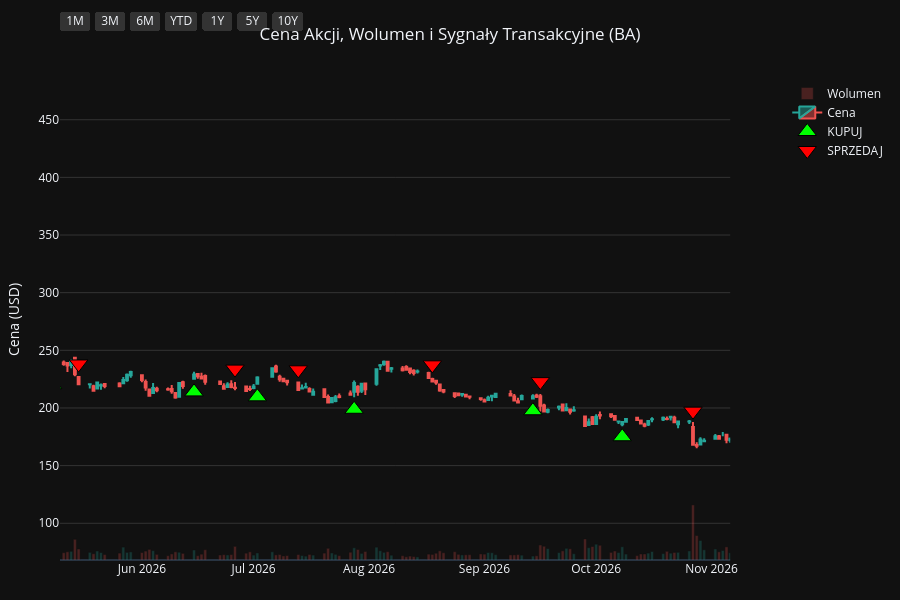
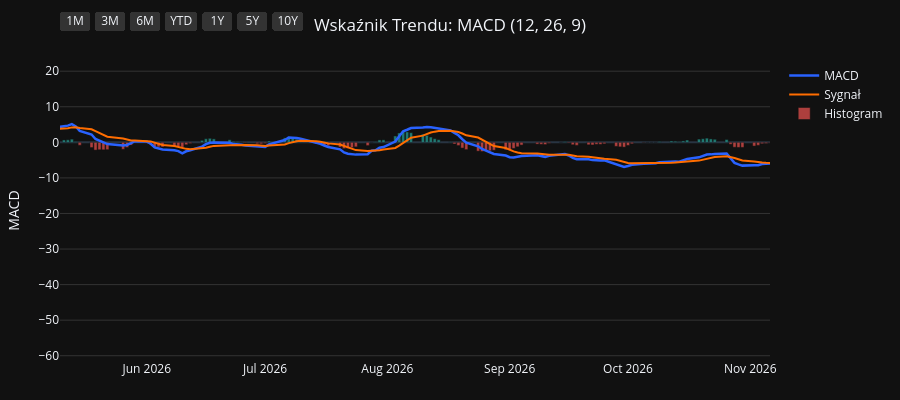
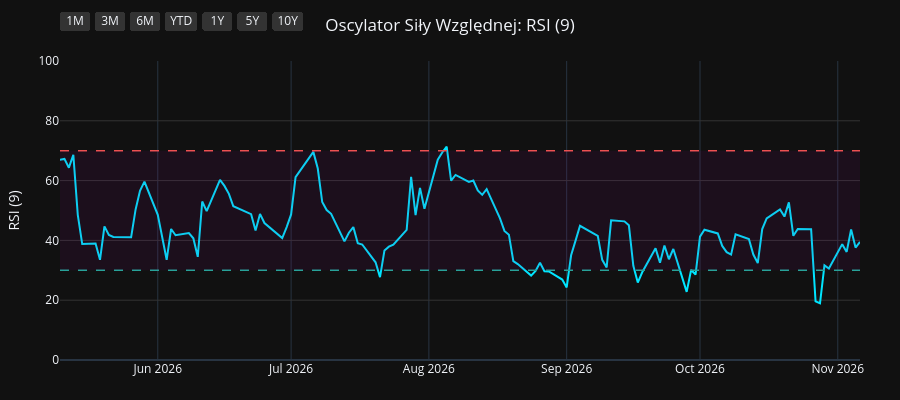
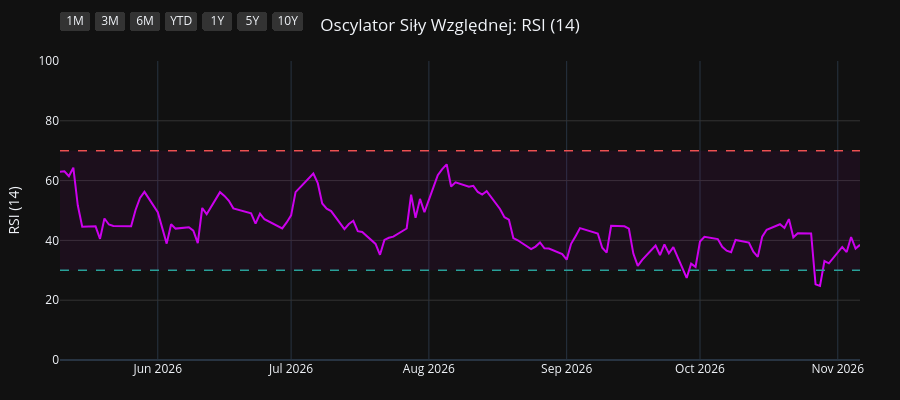

Source (notebook cell) for these figures, in order:
### Code cell
import os
import yfinance as yf
import pandas as pd
import pandas_ta as ta
import plotly.graph_objects as go
from plotly.subplots import make_subplots

# 1. Pobranie i przygotowanie danych
symbol = os.environ.get("STOCK_TICKER", "").strip().upper()
if not symbol:
    raise RuntimeError("Set STOCK_TICKER before running price_extractor.ipynb")
df = yf.Ticker(symbol).history(period="10y")
df.index = df.index.tz_localize(None)

# Wskaźniki i sygnały
df.ta.macd(fast=12, slow=26, signal=9, append=True)
df.ta.rsi(length=9, append=True)
df.ta.rsi(length=14, append=True)
df.ta.rsi(length=21, append=True)
df.dropna(inplace=True)

macd = df['MACD_12_26_9']
signal = df['MACDs_12_26_9']
wczorajszy_macd = macd.shift(1)
wczorajszy_signal = signal.shift(1)

df['Decyzja'] = 'BRAK'
df.loc[(macd > signal) & (wczorajszy_macd <= wczorajszy_signal), 'Decyzja'] = 'KUPUJ'
df.loc[(macd < signal) & (wczorajszy_macd >= wczorajszy_signal), 'Decyzja'] = 'SPRZEDAJ'

df_kupuj = df[df['Decyzja'] == 'KUPUJ']
df_sprzedaj = df[df['Decyzja'] == 'SPRZEDAJ']
df_dywidendy = df[df['Dividends'] > 0]
df_splity = df[df['Stock Splits'] > 0]

# Wspólna konfiguracja osi X
konfiguracja_osi_x = dict(
    type="date",
    showspikes=True, spikemode="across", spikesnap="cursor", spikedash="dot", spikecolor="#ffffff", spikethickness=1, hoverformat="%Y-%m-%d",
    rangeselector=dict(
        buttons=list([
            dict(count=1, label="1M", step="month", stepmode="backward"),
            dict(count=3, label="3M", step="month", stepmode="backward"),
            dict(count=6, label="6M", step="month", stepmode="backward"),
            dict(count=1, label="YTD", step="year", stepmode="todate"),
            dict(count=1, label="1Y", step="year", stepmode="backward"),
            dict(count=5, label="5Y", step="year", stepmode="backward"),
            dict(step="all", label="10Y")
        ]),
        bgcolor="#333333", activecolor="#2962ff", x=0, y=1.1
    )
)

# ==========================================
# WYKRES 1: CENA + WOLUMEN + SYGNAŁY
# ==========================================
fig1 = make_subplots(specs=[[{"secondary_y": True}]])

kolory_wolumenu = ['#26a69a' if row['Close'] >= row['Open'] else '#ef5350' for index, row in df.iterrows()]
fig1.add_trace(go.Bar(x=df.index, y=df['Volume'], marker_color=kolory_wolumenu, opacity=0.25, name='Wolumen'), secondary_y=True)
fig1.add_trace(go.Candlestick(x=df.index, open=df['Open'], high=df['High'], low=df['Low'], close=df['Close'], name='Cena', increasing_line_color='#26a69a', decreasing_line_color='#ef5350'), secondary_y=False)
fig1.add_trace(go.Scatter(x=df_kupuj.index, y=df_kupuj['Low'] * 0.95, customdata=df_kupuj[['Low', 'High']], mode='markers', marker=dict(symbol='triangle-up', size=16, color='#00ff00', line=dict(width=1, color='black')), name='KUPUJ', hovertemplate='KUPUJ<br>Najniższa: %{customdata[0]:.2f}<br>Najwyższa: %{customdata[1]:.2f}<extra></extra>'), secondary_y=False)
fig1.add_trace(go.Scatter(x=df_sprzedaj.index, y=df_sprzedaj['High'] * 1.05, customdata=df_sprzedaj[['Low', 'High']], mode='markers', marker=dict(symbol='triangle-down', size=16, color='#ff0000', line=dict(width=1, color='black')), name='SPRZEDAJ', hovertemplate='SPRZEDAJ<br>Najniższa: %{customdata[0]:.2f}<br>Najwyższa: %{customdata[1]:.2f}<extra></extra>'), secondary_y=False)

if not df_dywidendy.empty:
    fig1.add_trace(go.Scatter(x=df_dywidendy.index, y=df_dywidendy['Low'] * 0.90, mode='markers+text', marker=dict(symbol='circle', size=12, color='#29b6f6', line=dict(width=1, color='white')), text=df_dywidendy['Dividends'].apply(lambda x: f"{x}$"), textposition="bottom center", name='Dywidenda', showlegend=False, hovertemplate='Dywidenda: %{text}<extra></extra>', textfont=dict(color="#29b6f6")), secondary_y=False)
if not df_splity.empty:
                    fig1.add_trace(go.Scatter(x=df_splity.index, y=df_splity['High'], mode='markers+text', marker=dict(symbol='star', size=16, color='#ffee58', line=dict(width=1, color='black')), text=df_splity['Stock Splits'].apply(lambda x: f"{x:g}:1" if x >= 1 else f"1:{1 / x:g}"), textposition="top center", name='Split', hovertemplate='%{text}<extra></extra>', textfont=dict(color="#ffee58")), secondary_y=False)

fig1.update_layout(title=dict(text=f"Cena Akcji, Wolumen i Sygnały Transakcyjne ({symbol})", x=0.5, xanchor='center'), dragmode='pan', xaxis_rangeslider_visible=False, template='plotly_dark', height=600, hovermode='x unified', margin=dict(l=60, r=40, t=60, b=40))
fig1.update_xaxes(**konfiguracja_osi_x)
fig1.update_xaxes(range=[df.index.max() - pd.Timedelta(days=180), df.index.max()])
fig1.update_yaxes(title_text="Cena (USD)", secondary_y=False, gridcolor='#333333')
fig1.update_yaxes(range=[0, df['Volume'].max() * 4], showgrid=False, showticklabels=False, secondary_y=True)
fig1.show(config={'scrollZoom': True})

# ==========================================
# WYKRES 2: WSKAŹNIK MACD
# ==========================================
fig2 = go.Figure()
fig2.add_trace(go.Scatter(x=df.index, y=df['MACD_12_26_9'], line=dict(color='#2962ff', width=2.5), name='MACD'))
fig2.add_trace(go.Scatter(x=df.index, y=df['MACDs_12_26_9'], line=dict(color='#ff6d00', width=2), name='Sygnał'))
kolory_macd = ['#26a69a' if val >= 0 else '#ef5350' for val in df['MACDh_12_26_9']]
fig2.add_trace(go.Bar(x=df.index, y=df['MACDh_12_26_9'], marker_color=kolory_macd, name='Histogram', opacity=0.7))
fig2.update_layout(title=dict(text="Wskaźnik Trendu: MACD (12, 26, 9)", x=0.5, xanchor='center'), dragmode='pan', xaxis_rangeslider_visible=False, template='plotly_dark', height=400, hovermode='x unified', margin=dict(l=60, r=40, t=60, b=40))
fig2.update_xaxes(**konfiguracja_osi_x)
fig2.update_xaxes(range=[df.index.max() - pd.Timedelta(days=180), df.index.max()])
fig2.update_yaxes(title_text="MACD", gridcolor='#333333')
fig2.show(config={'scrollZoom': True})

# ==========================================
# WYKRES 3: OSCYLATOR RSI (9)
# ==========================================
fig3 = go.Figure()
fig3.add_trace(go.Scatter(x=df.index, y=df['RSI_9'], line=dict(color='#00e5ff', width=2), name='RSI (9)'))
fig3.add_hline(y=70, line_dash="dash", line_color="#ef5350", line_width=1.5)
fig3.add_hline(y=30, line_dash="dash", line_color="#26a69a", line_width=1.5)
fig3.add_hrect(y0=30, y1=70, line_width=0, fillcolor="purple", opacity=0.1)
fig3.update_layout(title=dict(text="Oscylator Siły Względnej: RSI (9)", x=0.5, xanchor='center'), dragmode='pan', xaxis_rangeslider_visible=False, template='plotly_dark', height=400, hovermode='x unified', margin=dict(l=60, r=40, t=60, b=40))
fig3.update_xaxes(**konfiguracja_osi_x)
fig3.update_xaxes(range=[df.index.max() - pd.Timedelta(days=180), df.index.max()])
fig3.update_yaxes(title_text="RSI (9)", range=[0, 100], gridcolor='#333333')
fig3.show(config={'scrollZoom': True})

# ==========================================
# WYKRES 4: OSCYLATOR RSI (14)
# ==========================================
fig4 = go.Figure()
fig4.add_trace(go.Scatter(x=df.index, y=df['RSI_14'], line=dict(color='#d500f9', width=2), name='RSI (14)'))
fig4.add_hline(y=70, line_dash="dash", line_color="#ef5350", line_width=1.5)
fig4.add_hline(y=30, line_dash="dash", line_color="#26a69a", line_width=1.5)
fig4.add_hrect(y0=30, y1=70, line_width=0, fillcolor="purple", opacity=0.1)
fig4.update_layout(title=dict(text="Oscylator Siły Względnej: RSI (14)", x=0.5, xanchor='center'), dragmode='pan', xaxis_rangeslider_visible=False, template='plotly_dark', height=400, hovermode='x unified', margin=dict(l=60, r=40, t=60, b=40))
fig4.update_xaxes(**konfiguracja_osi_x)
fig4.update_xaxes(range=[df.index.max() - pd.Timedelta(days=180), df.index.max()])
fig4.update_yaxes(title_text="RSI (14)", range=[0, 100], gridcolor='#333333')
fig4.show(config={'scrollZoom': True})

# ==========================================
# WYKRES 5: OSCYLATOR RSI (21)
# ==========================================
fig5 = go.Figure()
fig5.add_trace(go.Scatter(x=df.index, y=df['RSI_21'], line=dict(color='#64dd17', width=2), name='RSI (21)'))
fig5.add_hline(y=70, line_dash="dash", line_color="#ef5350", line_width=1.5)
fig5.add_hline(y=30, line_dash="dash", line_color="#26a69a", line_width=1.5)
fig5.add_hrect(y0=30, y1=70, line_width=0, fillcolor="purple", opacity=0.1)
fig5.update_layout(title=dict(text="Oscylator Siły Względnej: RSI (21)", x=0.5, xanchor='center'), dragmode='pan', xaxis_rangeslider_visible=False, template='plotly_dark', height=400, hovermode='x unified', margin=dict(l=60, r=40, t=60, b=40))
fig5.update_xaxes(**konfiguracja_osi_x)
fig5.update_xaxes(range=[df.index.max() - pd.Timedelta(days=180), df.index.max()])
fig5.update_yaxes(title_text="RSI (21)", range=[0, 100], gridcolor='#333333')
fig5.show(config={'scrollZoom': True})

### Figure 1 — Plotly figure (JSON) as saved in the notebook; plotly's stock layout.template omitted (floating-point values rounded to 4 significant figures; data arrays with more than 128 entries replaced by an {"elided": "..."} marker saying what was removed)
{"data": [{"marker": {"color": {"elided": "2481 str values"}}, "name": "Wolumen", "opacity": 0.25, "type": "bar", "x": {"elided": "2481 str values"}, "xaxis": "x", "y": {"elided": "2481 int values"}, "yaxis": "y2"}, {"close": {"elided": "2481 float values"}, "decreasing": {"line": {"color": "#ef5350"}}, "high": {"elided": "2481 float values"}, "increasing": {"line": {"color": "#26a69a"}}, "low": {"elided": "2481 float values"}, "name": "Cena", "open": {"elided": "2481 float values"}, "type": "candlestick", "x": {"elided": "2481 str values"}, "xaxis": "x", "yaxis": "y"}, {"customdata": {"elided": "85x2 float values"}, "hovertemplate": "KUPUJ<br>Najniższa: %{customdata[0]:.2f}<br>Najwyższa: %{customdata[1]:.2f}<extra></extra>", "marker": {"color": "#00ff00", "line": {"color": "black", "width": 1}, "size": 16, "symbol": "triangle-up"}, "mode": "markers", "name": "KUPUJ", "type": "scatter", "x": ["2017-01-25T00:00:00", "2017-02-10T00:00:00", "2017-04-21T00:00:00", "2017-05-25T00:00:00", "2017-07-10T00:00:00", "2017-09-15T00:00:00", "2017-11-08T00:00:00", "2017-11-21T00:00:00", "2018-01-08T00:00:00", "2018-02-01T00:00:00", "2018-02-26T00:00:00", "2018-04-05T00:00:00", "2018-05-07T00:00:00", "2018-07-10T00:00:00", "2018-08-21T00:00:00", "2018-09-06T00:00:00", "2018-09-12T00:00:00", "2018-11-05T00:00:00", "2018-11-30T00:00:00", "2018-12-28T00:00:00", "2019-02-27T00:00:00", "2019-04-01T00:00:00", "2019-04-15T00:00:00", "2019-05-21T00:00:00", "2019-06-05T00:00:00", "2019-07-16T00:00:00", "2019-08-20T00:00:00", "2019-11-05T00:00:00", "2020-01-03T00:00:00", "2020-01-30T00:00:00", "2020-03-26T00:00:00", "2020-08-10T00:00:00", "2020-08-24T00:00:00", "2020-09-29T00:00:00", "2020-11-09T00:00:00", "2021-02-04T00:00:00", "2021-05-21T00:00:00", "2021-07-28T00:00:00", "2021-09-03T00:00:00", "2021-09-17T00:00:00", "2021-09-22T00:00:00", "2021-11-04T00:00:00", "2021-12-08T00:00:00", "2021-12-22T00:00:00", "2022-02-07T00:00:00", "2022-03-17T00:00:00", "2022-04-19T00:00:00", "2022-05-25T00:00:00", "2022-10-06T00:00:00", "2022-12-21T00:00:00", "2023-01-04T00:00:00", "2023-03-29T00:00:00", "2023-05-15T00:00:00", "2023-07-11T00:00:00", "2023-07-26T00:00:00", "2023-10-10T00:00:00", "2024-02-02T00:00:00", "2024-03-22T00:00:00", "2024-04-26T00:00:00", "2024-06-04T00:00:00", "2024-07-01T00:00:00", "2024-07-16T00:00:00", "2024-07-26T00:00:00", "2024-08-16T00:00:00", "2024-09-27T00:00:00", "2024-11-01T00:00:00", "2024-11-22T00:00:00", "2025-01-28T00:00:00", "2025-01-30T00:00:00", "2025-02-05T00:00:00", "2025-03-19T00:00:00", "2025-04-16T00:00:00", "2025-07-02T00:00:00", "2025-08-15T00:00:00", "2025-08-27T00:00:00", "2025-10-01T00:00:00", "2025-10-20T00:00:00", "2025-11-28T00:00:00", "2026-04-01T00:00:00", "2026-05-08T00:00:00", "2026-06-15T00:00:00", "2026-07-02T00:00:00", "2026-07-28T00:00:00", "2026-09-14T00:00:00", "2026-10-08T00:00:00"], "xaxis": "x", "y": [143.8, 146.1, 159.4, 166.1, 181.0, 221.7, 238.9, 239.7, 276.8, 318.7, 325.9, 300.5, 305.0, 313.4, 321.3, 318.5, 316.7, 327.6, 311.6, 290.9, 396.3, 355.4, 346.7, 331.1, 310.2, 337.0, 308.8, 331.6, 311.9, 300.0, 158.8, 162.8, 159.5, 153.9, 163.6, 197.6, 219.8, 219.8, 206.6, 201.3, 199.2, 201.3, 197.3, 188.0, 195.1, 176.0, 171.3, 112.8, 123.3, 180.2, 185.4, 195.6, 188.7, 200.8, 210.7, 179.3, 196.0, 178.8, 156.7, 174.1, 173.1, 170.2, 175.4, 167.5, 146.7, 143.7, 136.3, 165.3, 165.0, 166.7, 156.8, 145.9, 197.8, 219.9, 220.8, 203.0, 203.8, 177.6, 193.3, 220.2, 214.0, 209.6, 198.9, 197.6, 175.0], "yaxis": "y"}, {"customdata": {"elided": "85x2 float values"}, "hovertemplate": "SPRZEDAJ<br>Najniższa: %{customdata[0]:.2f}<br>Najwyższa: %{customdata[1]:.2f}<extra></extra>", "marker": {"color": "#ff0000", "line": {"color": "black", "width": 1}, "size": 16, "symbol": "triangle-down"}, "mode": "markers", "name": "SPRZEDAJ", "type": "scatter", "x": ["2017-02-02T00:00:00", "2017-03-09T00:00:00", "2017-05-15T00:00:00", "2017-06-29T00:00:00", "2017-08-10T00:00:00", "2017-10-02T00:00:00", "2017-11-10T00:00:00", "2017-12-27T00:00:00", "2018-01-29T00:00:00", "2018-02-02T00:00:00", "2018-03-01T00:00:00", "2018-05-01T00:00:00", "2018-06-14T00:00:00", "2018-08-02T00:00:00", "2018-08-31T00:00:00", "2018-09-10T00:00:00", "2018-10-10T00:00:00", "2018-11-14T00:00:00", "2018-12-11T00:00:00", "2019-02-26T00:00:00", "2019-03-04T00:00:00", "2019-04-10T00:00:00", "2019-05-07T00:00:00", "2019-06-03T00:00:00", "2019-07-02T00:00:00", "2019-07-25T00:00:00", "2019-09-27T00:00:00", "2019-12-02T00:00:00", "2020-01-21T00:00:00", "2020-02-24T00:00:00", "2020-06-19T00:00:00", "2020-08-20T00:00:00", "2020-09-03T00:00:00", "2020-10-26T00:00:00", "2020-12-14T00:00:00", "2021-03-23T00:00:00", "2021-06-14T00:00:00", "2021-08-18T00:00:00", "2021-09-07T00:00:00", "2021-09-20T00:00:00", "2021-10-14T00:00:00", "2021-11-22T00:00:00", "2021-12-13T00:00:00", "2022-01-21T00:00:00", "2022-02-22T00:00:00", "2022-04-06T00:00:00", "2022-04-25T00:00:00", "2022-08-17T00:00:00", "2022-11-28T00:00:00", "2022-12-22T00:00:00", "2023-01-19T00:00:00", "2023-04-14T00:00:00", "2023-06-21T00:00:00", "2023-07-17T00:00:00", "2023-08-15T00:00:00", "2023-12-26T00:00:00", "2024-03-12T00:00:00", "2024-04-09T00:00:00", "2024-05-24T00:00:00", "2024-06-13T00:00:00", "2024-07-15T00:00:00", "2024-07-18T00:00:00", "2024-08-02T00:00:00", "2024-09-03T00:00:00", "2024-10-31T00:00:00", "2024-11-06T00:00:00", "2025-01-02T00:00:00", "2025-01-29T00:00:00", "2025-02-03T00:00:00", "2025-02-20T00:00:00", "2025-04-03T00:00:00", "2025-05-23T00:00:00", "2025-07-29T00:00:00", "2025-08-19T00:00:00", "2025-09-04T00:00:00", "2025-10-15T00:00:00", "2025-10-30T00:00:00", "2026-01-27T00:00:00", "2026-05-04T00:00:00", "2026-05-15T00:00:00", "2026-06-26T00:00:00", "2026-07-13T00:00:00", "2026-08-18T00:00:00", "2026-09-16T00:00:00", "2026-10-27T00:00:00"], "xaxis": "x", "y": [159.6, 179.3, 182.2, 197.6, 235.0, 254.8, 262.7, 297.0, 344.7, 355.4, 364.8, 335.8, 371.5, 354.4, 351.2, 356.2, 389.8, 363.1, 341.3, 439.9, 455.8, 378.2, 377.1, 349.7, 367.9, 368.9, 404.4, 383.5, 340.9, 337.8, 207.9, 179.4, 189.9, 173.8, 249.5, 263.9, 261.7, 234.8, 227.5, 223.1, 233.3, 225.8, 213.0, 224.5, 217.2, 189.6, 184.9, 178.3, 186.0, 203.9, 220.2, 214.5, 223.6, 224.9, 247.3, 276.9, 198.0, 192.2, 183.6, 193.1, 192.9, 196.7, 184.2, 178.1, 162.2, 160.9, 188.1, 191.7, 187.1, 195.1, 168.2, 213.4, 254.8, 244.1, 244.8, 226.7, 220.8, 267.1, 239.3, 238.2, 233.7, 233.1, 237.4, 222.8, 197.3], "yaxis": "y"}, {"hovertemplate": "Dywidenda: %{text}<extra></extra>", "marker": {"color": "#29b6f6", "line": {"color": "white", "width": 1}, "size": 12, "symbol": "circle"}, "mode": "markers+text", "name": "Dywidenda", "showlegend": false, "text": ["1.42$", "1.42$", "1.42$", "1.42$", "1.71$", "1.71$", "1.71$", "1.71$", "2.055$", "2.055$", "2.055$", "2.055$", "2.055$"], "textfont": {"color": "#29b6f6"}, "textposition": "bottom center", "type": "scatter", "x": ["2017-02-08T00:00:00", "2017-05-10T00:00:00", "2017-08-09T00:00:00", "2017-11-09T00:00:00", "2018-02-08T00:00:00", "2018-05-10T00:00:00", "2018-08-09T00:00:00", "2018-11-08T00:00:00", "2019-02-07T00:00:00", "2019-05-09T00:00:00", "2019-08-08T00:00:00", "2019-11-07T00:00:00", "2020-02-13T00:00:00"], "xaxis": "x", "y": [137.8, 151.1, 199.7, 222.6, 283.9, 296.6, 298.7, 319.7, 353.6, 307.2, 292.5, 317.7, 308.4], "yaxis": "y"}], "layout": {"dragmode": "pan", "height": 600, "hovermode": "x unified", "margin": {"b": 40, "l": 60, "r": 40, "t": 60}, "title": {"text": "Cena Akcji, Wolumen i Sygnały Transakcyjne (BA)", "x": 0.5, "xanchor": "center"}, "xaxis": {"anchor": "y", "domain": [0.0, 0.94], "hoverformat": "%Y-%m-%d", "range": ["2026-05-10T00:00:00", "2026-11-06T00:00:00"], "rangeselector": {"activecolor": "#2962ff", "bgcolor": "#333333", "buttons": [{"count": 1, "label": "1M", "step": "month", "stepmode": "backward"}, {"count": 3, "label": "3M", "step": "month", "stepmode": "backward"}, {"count": 6, "label": "6M", "step": "month", "stepmode": "backward"}, {"count": 1, "label": "YTD", "step": "year", "stepmode": "todate"}, {"count": 1, "label": "1Y", "step": "year", "stepmode": "backward"}, {"count": 5, "label": "5Y", "step": "year", "stepmode": "backward"}, {"label": "10Y", "step": "all"}], "x": 0, "y": 1.1}, "rangeslider": {"visible": false}, "showspikes": true, "spikecolor": "#ffffff", "spikedash": "dot", "spikemode": "across", "spikesnap": "cursor", "spikethickness": 1, "type": "date"}, "yaxis": {"anchor": "x", "domain": [0.0, 1.0], "gridcolor": "#333333", "title": {"text": "Cena (USD)"}}, "yaxis2": {"anchor": "x", "overlaying": "y", "range": [0, 412851200], "showgrid": false, "showticklabels": false, "side": "right"}}}

### Figure 2 — Plotly figure (JSON) as saved in the notebook; plotly's stock layout.template omitted (floating-point values rounded to 4 significant figures; data arrays with more than 128 entries replaced by an {"elided": "..."} marker saying what was removed)
{"data": [{"line": {"color": "#2962ff", "width": 2.5}, "name": "MACD", "type": "scatter", "x": {"elided": "2481 str values"}, "y": {"elided": "2481 float values"}}, {"line": {"color": "#ff6d00", "width": 2}, "name": "Sygnał", "type": "scatter", "x": {"elided": "2481 str values"}, "y": {"elided": "2481 float values"}}, {"marker": {"color": {"elided": "2481 str values"}}, "name": "Histogram", "opacity": 0.7, "type": "bar", "x": {"elided": "2481 str values"}, "y": {"elided": "2481 float values"}}], "layout": {"dragmode": "pan", "height": 400, "hovermode": "x unified", "margin": {"b": 40, "l": 60, "r": 40, "t": 60}, "title": {"text": "Wskaźnik Trendu: MACD (12, 26, 9)", "x": 0.5, "xanchor": "center"}, "xaxis": {"hoverformat": "%Y-%m-%d", "range": ["2026-05-10T00:00:00", "2026-11-06T00:00:00"], "rangeselector": {"activecolor": "#2962ff", "bgcolor": "#333333", "buttons": [{"count": 1, "label": "1M", "step": "month", "stepmode": "backward"}, {"count": 3, "label": "3M", "step": "month", "stepmode": "backward"}, {"count": 6, "label": "6M", "step": "month", "stepmode": "backward"}, {"count": 1, "label": "YTD", "step": "year", "stepmode": "todate"}, {"count": 1, "label": "1Y", "step": "year", "stepmode": "backward"}, {"count": 5, "label": "5Y", "step": "year", "stepmode": "backward"}, {"label": "10Y", "step": "all"}], "x": 0, "y": 1.1}, "rangeslider": {"visible": false}, "showspikes": true, "spikecolor": "#ffffff", "spikedash": "dot", "spikemode": "across", "spikesnap": "cursor", "spikethickness": 1, "type": "date"}, "yaxis": {"gridcolor": "#333333", "title": {"text": "MACD"}}}}

### Figure 3 — Plotly figure (JSON) as saved in the notebook; plotly's stock layout.template omitted (floating-point values rounded to 4 significant figures; data arrays with more than 128 entries replaced by an {"elided": "..."} marker saying what was removed)
{"data": [{"line": {"color": "#00e5ff", "width": 2}, "name": "RSI (9)", "type": "scatter", "x": {"elided": "2481 str values"}, "y": {"elided": "2481 float values"}}], "layout": {"dragmode": "pan", "height": 400, "hovermode": "x unified", "margin": {"b": 40, "l": 60, "r": 40, "t": 60}, "shapes": [{"line": {"color": "#ef5350", "dash": "dash", "width": 1.5}, "type": "line", "x0": 0, "x1": 1, "xref": "x domain", "y0": 70, "y1": 70, "yref": "y"}, {"line": {"color": "#26a69a", "dash": "dash", "width": 1.5}, "type": "line", "x0": 0, "x1": 1, "xref": "x domain", "y0": 30, "y1": 30, "yref": "y"}, {"fillcolor": "purple", "line": {"width": 0}, "opacity": 0.1, "type": "rect", "x0": 0, "x1": 1, "xref": "x domain", "y0": 30, "y1": 70, "yref": "y"}], "title": {"text": "Oscylator Siły Względnej: RSI (9)", "x": 0.5, "xanchor": "center"}, "xaxis": {"hoverformat": "%Y-%m-%d", "range": ["2026-05-10T00:00:00", "2026-11-06T00:00:00"], "rangeselector": {"activecolor": "#2962ff", "bgcolor": "#333333", "buttons": [{"count": 1, "label": "1M", "step": "month", "stepmode": "backward"}, {"count": 3, "label": "3M", "step": "month", "stepmode": "backward"}, {"count": 6, "label": "6M", "step": "month", "stepmode": "backward"}, {"count": 1, "label": "YTD", "step": "year", "stepmode": "todate"}, {"count": 1, "label": "1Y", "step": "year", "stepmode": "backward"}, {"count": 5, "label": "5Y", "step": "year", "stepmode": "backward"}, {"label": "10Y", "step": "all"}], "x": 0, "y": 1.1}, "rangeslider": {"visible": false}, "showspikes": true, "spikecolor": "#ffffff", "spikedash": "dot", "spikemode": "across", "spikesnap": "cursor", "spikethickness": 1, "type": "date"}, "yaxis": {"gridcolor": "#333333", "range": [0, 100], "title": {"text": "RSI (9)"}}}}

### Figure 4 — Plotly figure (JSON) as saved in the notebook; plotly's stock layout.template omitted (floating-point values rounded to 4 significant figures; data arrays with more than 128 entries replaced by an {"elided": "..."} marker saying what was removed)
{"data": [{"line": {"color": "#d500f9", "width": 2}, "name": "RSI (14)", "type": "scatter", "x": {"elided": "2481 str values"}, "y": {"elided": "2481 float values"}}], "layout": {"dragmode": "pan", "height": 400, "hovermode": "x unified", "margin": {"b": 40, "l": 60, "r": 40, "t": 60}, "shapes": [{"line": {"color": "#ef5350", "dash": "dash", "width": 1.5}, "type": "line", "x0": 0, "x1": 1, "xref": "x domain", "y0": 70, "y1": 70, "yref": "y"}, {"line": {"color": "#26a69a", "dash": "dash", "width": 1.5}, "type": "line", "x0": 0, "x1": 1, "xref": "x domain", "y0": 30, "y1": 30, "yref": "y"}, {"fillcolor": "purple", "line": {"width": 0}, "opacity": 0.1, "type": "rect", "x0": 0, "x1": 1, "xref": "x domain", "y0": 30, "y1": 70, "yref": "y"}], "title": {"text": "Oscylator Siły Względnej: RSI (14)", "x": 0.5, "xanchor": "center"}, "xaxis": {"hoverformat": "%Y-%m-%d", "range": ["2026-05-10T00:00:00", "2026-11-06T00:00:00"], "rangeselector": {"activecolor": "#2962ff", "bgcolor": "#333333", "buttons": [{"count": 1, "label": "1M", "step": "month", "stepmode": "backward"}, {"count": 3, "label": "3M", "step": "month", "stepmode": "backward"}, {"count": 6, "label": "6M", "step": "month", "stepmode": "backward"}, {"count": 1, "label": "YTD", "step": "year", "stepmode": "todate"}, {"count": 1, "label": "1Y", "step": "year", "stepmode": "backward"}, {"count": 5, "label": "5Y", "step": "year", "stepmode": "backward"}, {"label": "10Y", "step": "all"}], "x": 0, "y": 1.1}, "rangeslider": {"visible": false}, "showspikes": true, "spikecolor": "#ffffff", "spikedash": "dot", "spikemode": "across", "spikesnap": "cursor", "spikethickness": 1, "type": "date"}, "yaxis": {"gridcolor": "#333333", "range": [0, 100], "title": {"text": "RSI (14)"}}}}
